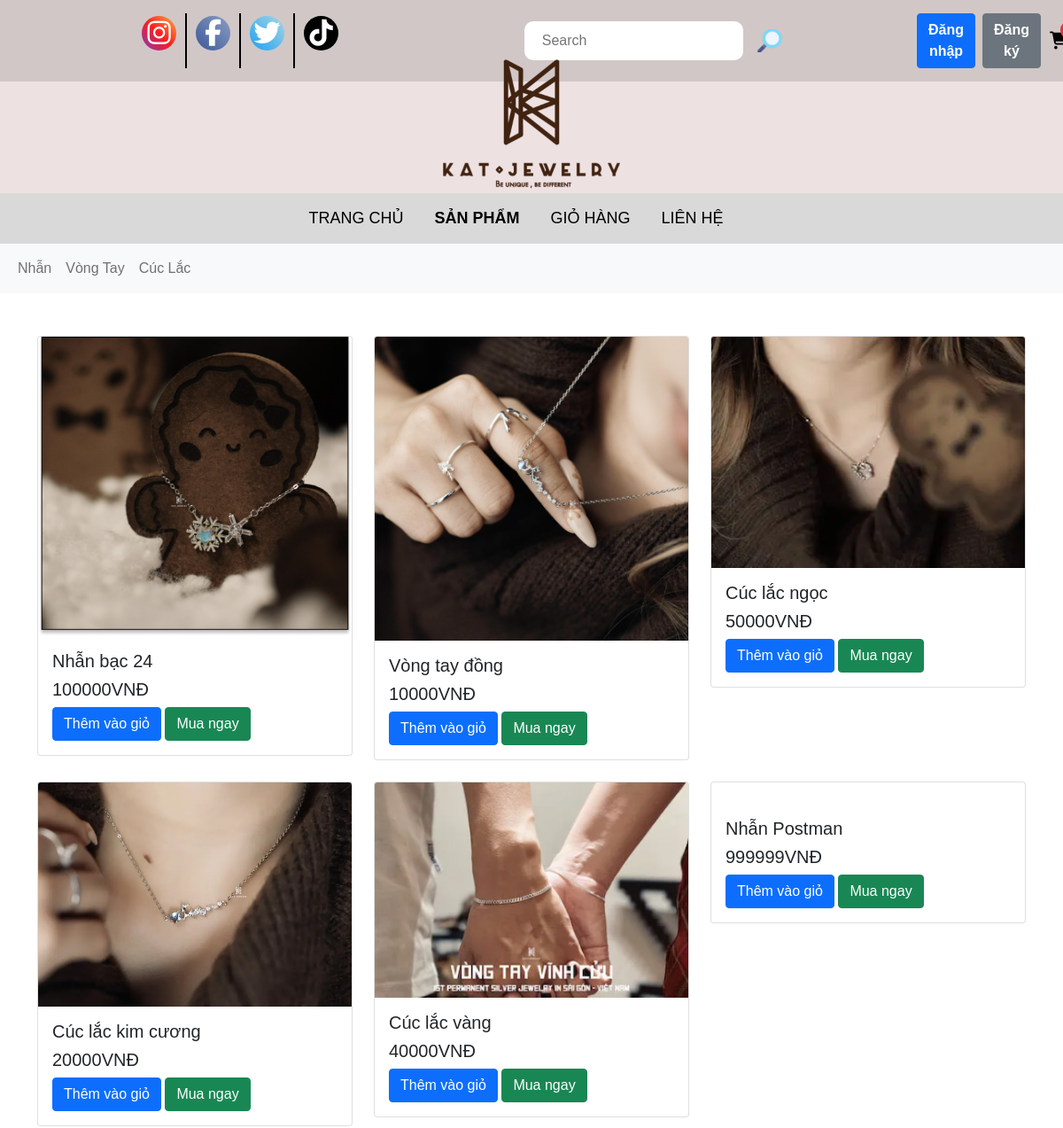
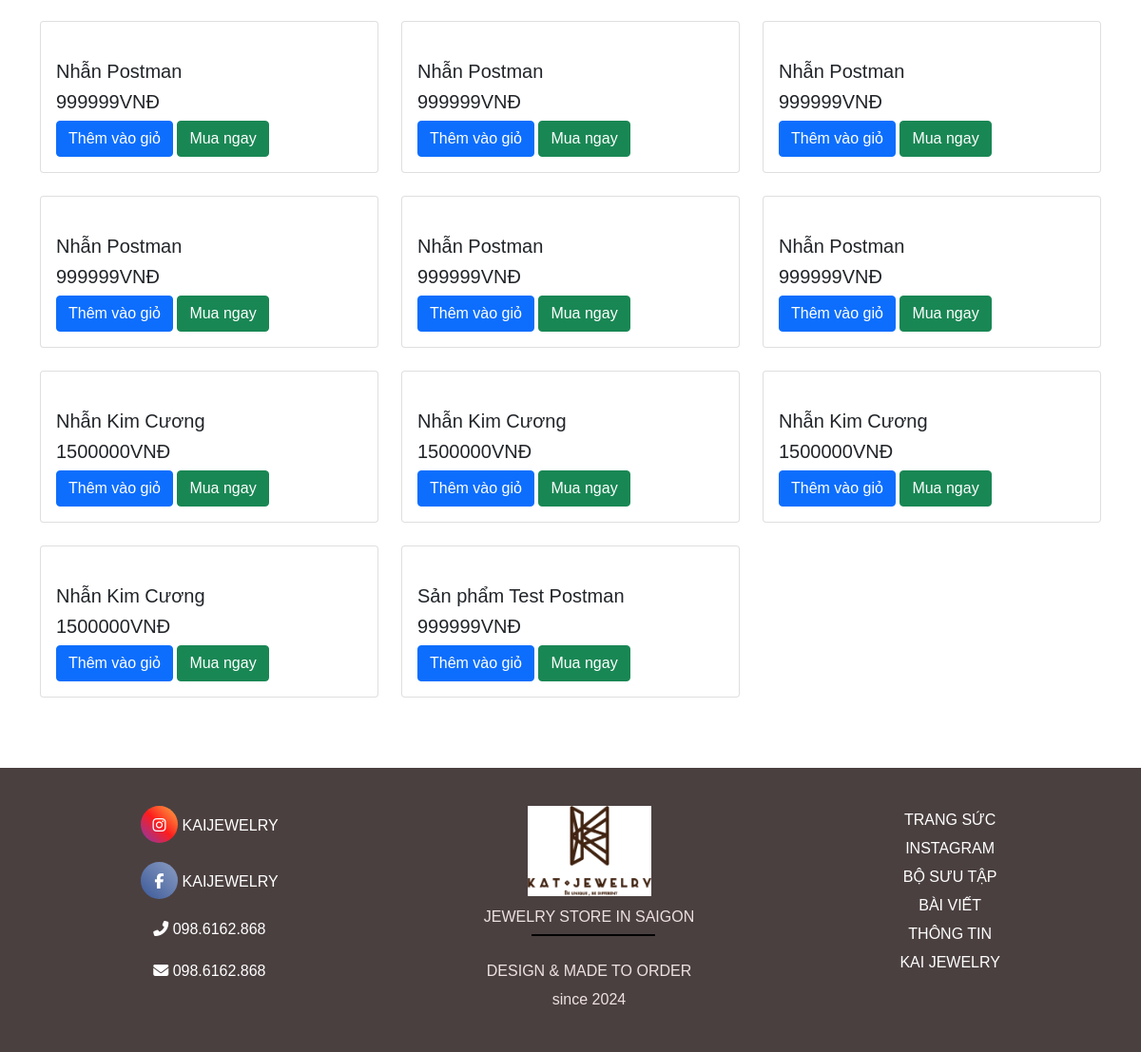
Page /category/ on the earlier database version (2 pictures, top to bottom).
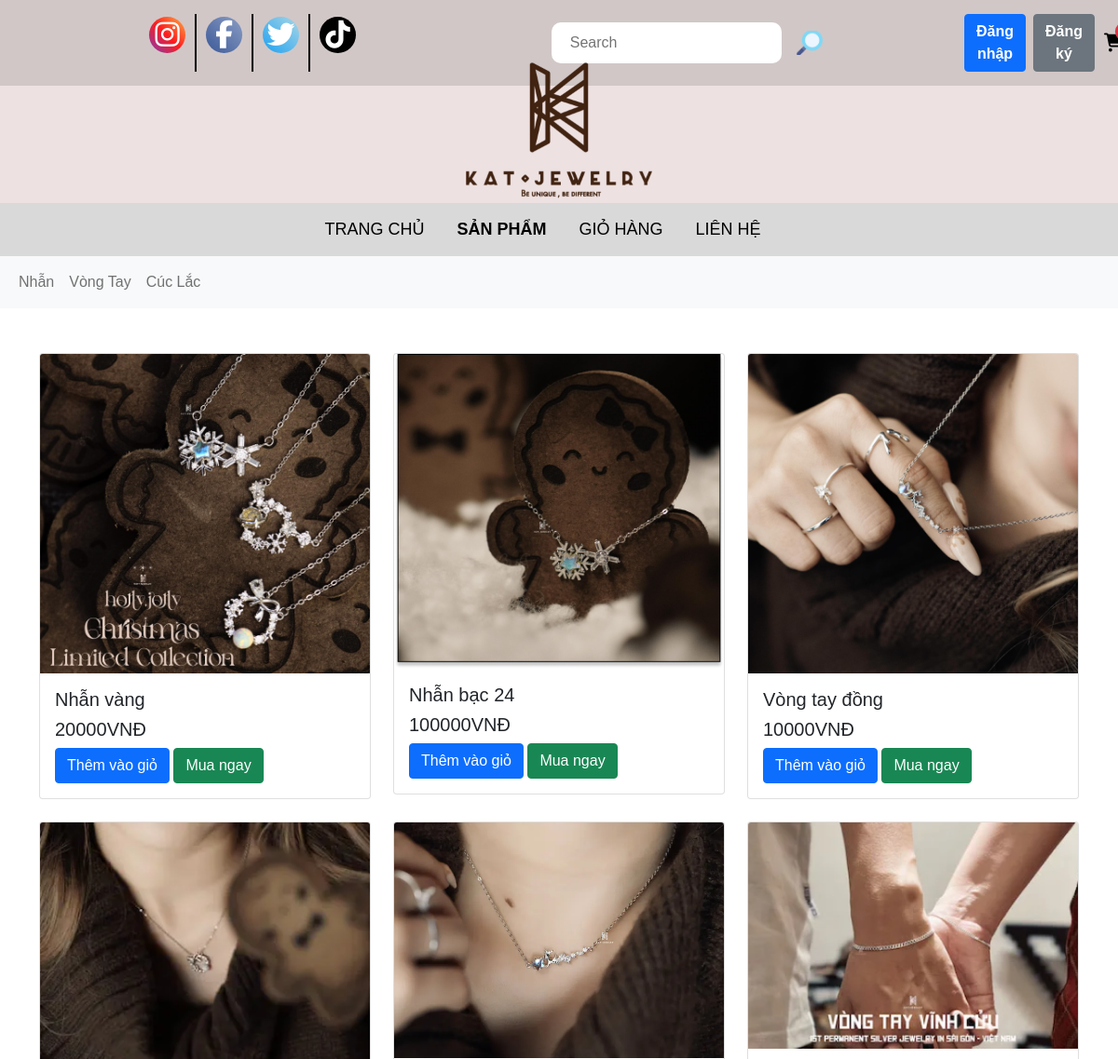
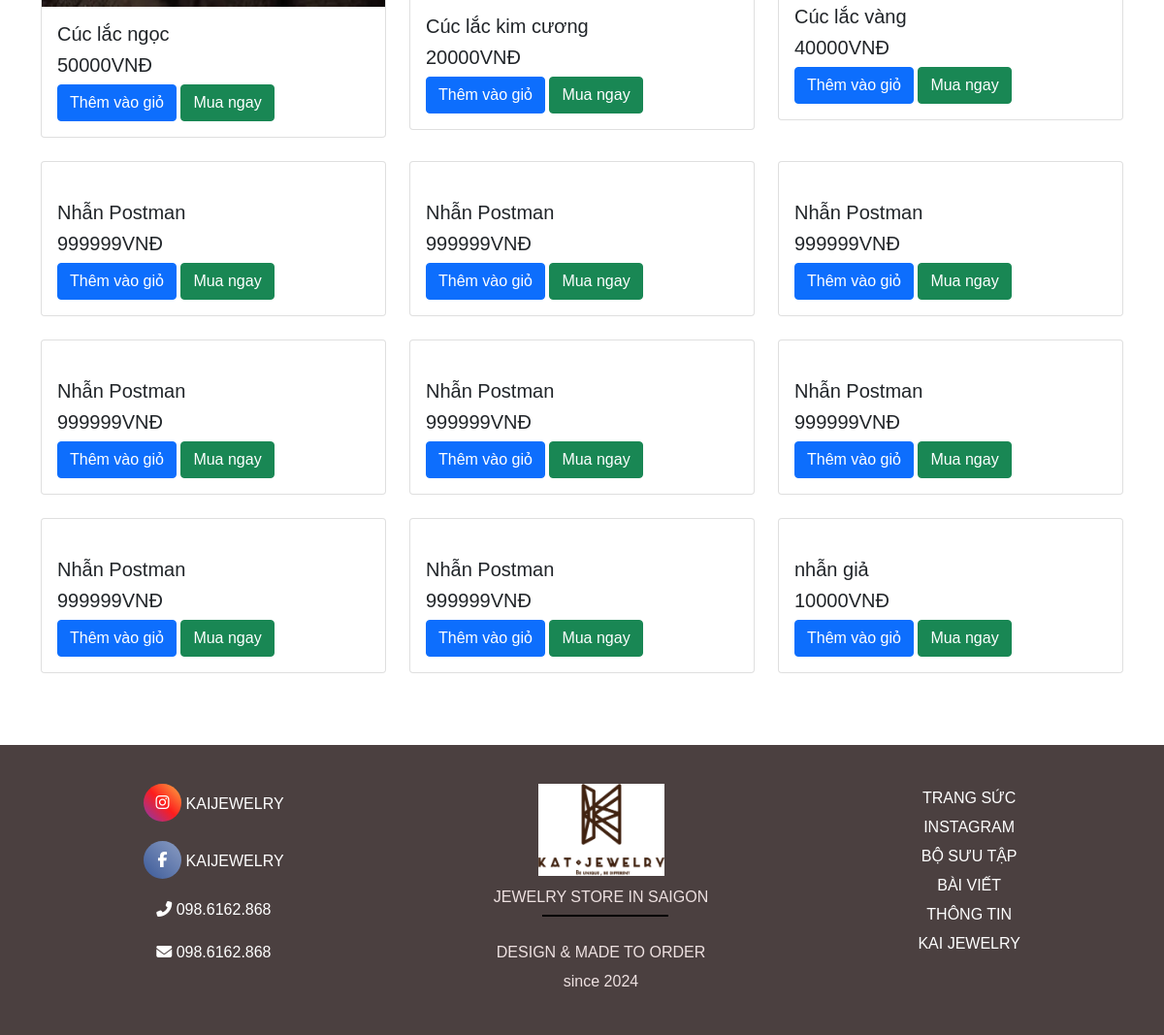
Same page on the later database version (2 pictures, top to bottom).
### apps/models.py (models this page shows, shortened)
class Category(models.Model):
    sub_category =models.ForeignKey('self', on_delete=models.CASCADE, related_name ='sub_categories', null =True, blank =True)
    is_sub =models.BooleanField(default=False)
    name = models.CharField(max_length = 200, null =True)
    slug =models.SlugField(max_length=200, unique=True)

class Product(models.Model):
    category = models.ManyToManyField(Category, related_name='product')
    name = models.CharField(max_length=200, null=True)
    price = models.IntegerField()
    detail =models.TextField(null=True, blank = True)
    image = models.ImageField(null =True, blank = True)
    @property
    def ImageURL(self):
        try:
            url = self.image.url
        except:
            url = ''
        return url

### apps/views.py (the view)
# urls.py: path('category/', views.category, name='category'),
def category(request):
    categories = Category.objects.filter(is_sub =False)
    active_category = request.GET.get('category','')
    if request.user.is_authenticated:
       customer = request.user
       order, created = Order.objects.get_or_create(customer=customer, complete=False)
       cartItems = order.get_cart_items
       user_login = "show"
       user_not_login = "hidden"
    else:
       order = {'get_cart_items' : 0 , 'get_cart_total':0}
       cartItems = order['get_cart_items']
       user_login = "hidden"
       user_not_login = "show"
    products = Product.objects.all()
    if active_category:
        products=Product.objects.filter(category__slug = active_category)
    context = {
        'categories':categories,
        'active_category':active_category,
        'products': products,
        'user_authenticated': request.user.is_authenticated,
        'user_username': request.user.username,
        'cartItems':cartItems,
        'user_login': user_login,
        'user_not_login':user_not_login
    }
    return render(request, 'category.html', context)

### apps/templates/category.html (shortened to what this page needs)
{%load static%}
<!DOCTYPE html>
<html lang="en">
  <head>
    <link rel="stylesheet" href="https://cdnjs.cloudflare.com/ajax/libs/font-awesome/6.7.2/css/all.min.css" />
    <link rel="stylesheet" href="{% static 'css/bootstrap.min.css' %}" />
    <link rel="stylesheet" href="{% static 'css/style.css' %}" />
    <link rel="stylesheet" href="{% static 'css/show_product.css' %}" />
  </head>
  <body>
    <div class="header">
      <div class="list-social">
        <div class="list__social inst">
          <a href=""><i class="fa-brands fa-instagram"></i></a>
        </div>
        <div class="list__social face">
          <a href=""><i class="fa-brands fa-facebook-f"></i></a>
        </div>
        <div class="list__social twit">
          <a href=""> <i class="fa-brands fa-twitter"></i></a>
        </div>
        <div class="list__social tikt">
          <a href=""><i class="fa-brands fa-tiktok"></i></a>
        </div>
      </div>
      <div class="support-bar">
        <form class="d-flex" role="search" method="POST" action="{%url 'search'%}">
          <input name="searched" placeholder="Search" class="search-input" />
          <button type="submit" class="btn btn-link p-0 border-0">
            <img src="{% static 'img/search.png' %}" alt="Search" class="img-fluid" />
          </button>
        </form>
        <div class="auth-container d-flex justify-content-between align-items-center">
          <div class="auth-buttons d-flex" style="visibility: {{ user_not_login }}">
            <a href="{%url 'login'%}"
              ><button class="btn btn-primary me-2"><b>Đăng nhập</b></button></a
            >
            <a href="{%url 'register'%}"
              ><button class="btn btn-secondary"><b>Đăng ký</b></button></a
            >
          </div>
        </div>
        <div class="form-inline my-2 my-lg-0 position-relative">
          <a id="cart-icon" href="{% url 'cart' %}" class="text-decoration-none">
            <i class="fa-solid fa-cart-shopping fa-lg"></i>
          </a>
          <span id="cart-total" class="position-absolute top-0 start-100 translate-middle badge rounded-pill bg-danger"> {{cartItems}} </span>
        </div>
      </div>
    </div>
    <div class="header-logo"><img src="{% static "img/logo.png" %}" alt="" /></div>
    <div class="hero">
      <div class="menu">
        <a href="{% url 'home' %}">
          <div class="menu-pages">TRANG CHỦ</div>
        </a>
        <a href="{% url 'product' %}">
          <div class="menu-pages menu-active">SẢN PHẨM</div>
        </a>
        <a href="{% url 'cart' %}">
          <div class="menu-pages">GIỎ HÀNG</div>
        </a>
        <a href="{% url 'contact' %}">
          <div class="menu-pages">LIÊN HỆ</div>
        </a>
      </div>
      <nav class="navbar navbar-expand-lg navbar-light bg-light">
        <div class="container-fluid">
          <div class="navbar-collapse" id="navbarNav">
            <ul class="navbar-nav">
              {%for i in categories%}
              <li class="nav-item">
                <a class="nav-link" href="{% url 'category' %}?category={{i.slug}}">{{i.name}}</a>
              </li>
              {% endfor %}
            </ul>
          </div>
        </div>
      </nav>
      <div class="container mt-5">
        <div class="row">
          {%for product in products %}
          <div class="col-md-4 mb-4">
            <div class="card">
              <a href="{%url 'detail'%}?id={{product.id}}"><img src="{{product.ImageURL}}" class="card-img-top" alt="" /></a>
              <div class="card-body">
                <h5 class="card-title">{{product.name}}</h5>
                <h5 class="card-price">{{product.price}}VNĐ</h5>
                <button data-product="{{product.id}}" data-action="add" class="btn btn-primary update-cart">Thêm vào giỏ</button>
                <a href="{% url 'cart' %}"><button class="btn btn-success ml-2">Mua ngay</button></a>
              </div>
            </div>
          </div>
          {% endfor %}
        </div>
      </div>
    </div>
    <div class="footer">
      <div class="footer-box">
        <a class="footer-box-left" href="">
          <i class="fa-brands fa-instagram"></i>
          <span>KAIJEWELRY</span>
        </a>
        <a class="footer-box-left" href="">
          <i class="fa-brands fa-facebook-f"></i>
          <span>KAIJEWELRY</span>
        </a>
        <a class="footer-box-left" href="">
          <i class="fa-solid fa-phone-flip"></i>
          <span>098.6162.868</span>
        </a>
        <a class="footer-box-left" href="">
          <i class="fa-solid fa-envelope"></i>
          <span>098.6162.868</span>
        </a>
      </div>
      <div class="footer-box">
        <div class="footer-box-icon"><img src="{% static 'img/logo.png' %}" alt="" /></div>
        <div class="footer-box-desc">JEWELRY STORE IN SAIGON</div>
        <div class="footer-desc">DESIGN & MADE TO ORDER</div>
        <div class="footer-desc">since 2024</div>
      </div>
      <div class="footer-box">
        <a href=""><div class="footer-desc">TRANG SỨC</div></a>
        <a href=""><div class="footer-desc">INSTAGRAM</div></a>
        <a href=""><div class="footer-desc">BỘ SƯU TẬP</div></a>
        <a href=""><div class="footer-desc">BÀI VIẾT</div></a>
        <a href=""><div class="footer-desc">THÔNG TIN</div></a>
        <a href=""><div class="footer-desc">KAI JEWELRY</div></a>
      </div>
    </div>
  </body>
</html>

### apps/static/css/style.css (style rules this page uses)
* { margin: 0; padding: 0; box-sizing: border-box; font-family: Arial, Helvetica, sans-serif; }
a { color: black; text-decoration: unset; }
.header { background: #d1c7c7; display: flex; justify-content: space-between; }
.list-social, .support-bar { display: flex; justify-content: space-between; padding: 15px 150px; min-width: 400px; }
.list__social:last-child { border-right: none; }
.list__social { border-right: 2px solid black; font-size: 30px; padding: 0 10px; }
.support-bar img { width: 30px; margin: 0 15px; }
.fa-brands { border-radius: 50%; display: inline-flex; justify-content: center; align-items: center; color: white; width: 39px; height: 39px; text-align: center; }
.fa-instagram { background: linear-gradient(45deg, #833ab4, #fd1d1d, #fcb045); }
.fa-facebook-f { background: linear-gradient(45deg, #3b5998, #8b9dc3); }
.fa-twitter { background: linear-gradient(45deg, #1da1f2, #a9d6e5); }
.fa-tiktok { background: linear-gradient(45deg, #000, #010101); }
.support-bar { display: flex; align-items: center; gap: 10px; }
.support-bar .search-input { padding: 10px 20px; outline: none; border: none; border-radius: 10px; }
#cart-icon { width: 50px; }
.header-logo { background: #eee1e1; text-align: center; padding: 5px; }
.header-logo img { margin-top: -30px; width: 200px; }
.menu { display: flex; justify-content: center; background: #d9d9d9; padding: 15px; }
.menu-pages { margin-right: 35px; font-size: 18px; }
.menu-active, .product-item-active { font-weight: bold; }
.footer { margin-top: 50px; display: flex; justify-content: space-around; background: #4b4040; color: #eee1e1; padding: 40px; }
.footer span, .footer a { color: #ffffff; }
.footer-box { margin: 0 30px; text-align: center; }
.footer-box:last-child { border: none; }
.footer-box:last-child::before { display: none; }
.footer-box-left { display: block; margin-bottom: 20px; }
.footer-box-icon img { width: 130px; background: white; margin-bottom: 10px; }
.footer-box-desc { position: relative; margin-bottom: 30px; }
.footer-box-desc::before { content: ""; position: absolute; top: 30px; left: 50px; width: 130px; height: 2px; background: #000; }
.footer-box .footer-desc { line-height: 30px; }

Differences in the rows shown:
removed Product: name "Nhẫn Kim Cương", price "1500000"
removed Product: name "Nhẫn Kim Cương", price "1500000"
removed Product: name "Nhẫn Kim Cương", price "1500000"
removed Product: name "Sản phẩm Test Postman", price "999999"
added Product: ImageURL (picture), name "Nhẫn vàng", price "20000"
added Product: name "Nhẫn Postman", price "999999"
changed Product: name "Nhẫn Kim Cương" → "nhẫn giả"; price "1500000" → "10000"
